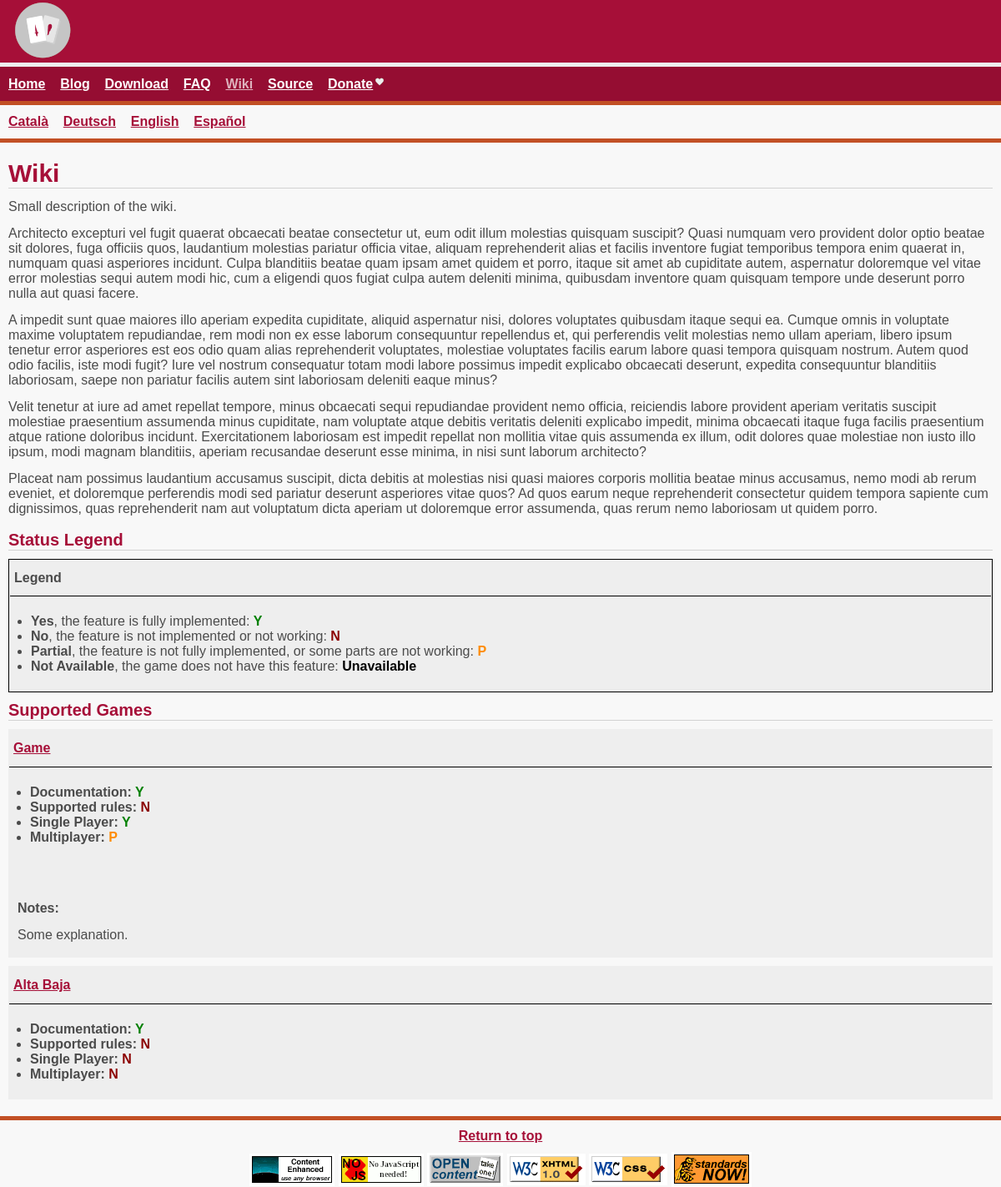
Page /wiki/ on the committed database.
### main/models.py (models this page shows)
class Game(models.Model):
    NOTES_DESCRIPTION = "Separate your explanation in paragraphs if needed."
    DIFFICULTY_CHOICES = (
        ('Low', 'Low'),
        ('Medium', 'Medium'),
        ('High', 'High'),
        ('Unspecified', 'Unspecified')
    )
    title = models.CharField(max_length=400, help_text="If you need some clue about how to fill this, please see https://en.wikipedia.org/wiki/Escoba")
    published_by = models.CharField(max_length=400)
    origin = models.CharField(max_length=400)
    type = models.CharField(max_length=400)
    players = models.CharField(max_length=400)
    number_of_cards = models.CharField(max_length=100)
    deck = models.CharField(max_length=400)
    play = models.CharField(max_length=400, help_text="Clockwise, Counterclockwise, Unspecified...", default="Unspecified")
    playing_time = models.CharField(max_length=400)
    difficulty = models.CharField(max_length=11, choices=DIFFICULTY_CHOICES, default="Unspecified")
    description = HTMLField(blank=True, null=True, help_text=NOTES_DESCRIPTION)
    visible = models.BooleanField(default=True)
    created = models.DateTimeField(auto_now=True)
    last_modified = models.DateTimeField(auto_now=True)
    SUPPORT_CHOICES = (
        ('Y', 'Yes'),
        ('N', 'No'),
        ('P', 'Partial (need explanation in notes)'),
        ('Unavailable', 'Unavailable')
    )
    NOTES_FIELD = "<p>Please insert the explanation here. You can put bullets to clarify your explanation: </p><ul><li>This rule is not implemented</li><li>This feature needs to be polished</li></ul>"
    documentation = models.CharField(max_length=11, choices=SUPPORT_CHOICES)
    supported_rules = models.CharField(max_length=11, choices=SUPPORT_CHOICES)
    single_player = models.CharField(max_length=11, choices=SUPPORT_CHOICES)
    multiplayer = models.CharField(max_length=11, choices=SUPPORT_CHOICES)
    notes = HTMLField(blank=True, null=True, help_text=NOTES_FIELD)

### main/views.py (the view)
# urls.py: path('wiki/', views.WikiList.as_view(template_name='html/wiki.html'), name="wiki"),
class WikiList(TemplateView):
    template_name = "wiki.html"
    def get_context_data(self, **kwargs):
        context = super().get_context_data(**kwargs)
        games = Game.objects.all()
        context["games"] = games
        return context

### main/templates/html/wiki.html (shortened to what this page needs)
{% extends 'base.html' %} {% load i18n %} {% load static %}
{% block active_wiki %}<a class="active" href="{% url 'wiki' %}">Wiki</a>{% endblock active_wiki %}
{% block content_title %}Wiki{% endblock content_title %}
{% block content_body %}
<p>Small description of the wiki.</p>
{% lorem 4 p random %}
<h2>Status Legend</h2>
{% include 'partial/legend.html' %}
<h2>Supported Games</h2>
{% for game in games %}
<table class="table-container" bgcolor='#eeeeee' border='0' cellpadding='0' cellspacing='0' align='center' bgcolor='#000000' width='100%'><tr><td>
    <table border='0' cellpadding='5' cellspacing='1' width='100%'>
    <tr>
    <td class="small-padding" style="border-bottom:1px solid black;" bgcolor='#eeeeee'>
    <p class="redlinks bold"><a href="{% url 'info_game' game.id game.title|escape %}">{{game.title|escape}}</a></p>
    <tr>
    <td bgcolor='#eeeeee'>
        {% include 'partial/game_support.html' %}
    </table>
</table>
{% endfor %}
{% endblock content_body %}

### main/templates/partial/game_support.html
<table class="padding" style="margin-top:10px;" border='0' cellspacing='0' cellpadding='5'><tr><td>
<ul>
    <li class="bold">Documentation: <span class="bold {% if game.documentation == "Y" %} yes {% else %}{% if game.documentation == "N" %} no {% else %}{% if game.documentation == "P" %} partial {% else %} unavailable {% endif %}{% endif %}{% endif %}">{{ game.documentation|escape }}</span></li>
    <li class="bold">Supported rules: <span class="bold {% if game.supported_rules == "Y" %} yes {% else %}{% if game.supported_rules == "N" %} no {% else %}{% if game.supported_rules == "P" %} partial {% else %} unavailable {% endif %}{% endif %}{% endif %}">{{ game.supported_rules|escape }}</span></li>
    <li class="bold">Single Player: <span class="bold {% if game.single_player == "Y" %} yes {% else %}{% if game.single_player == "N" %} no {% else %}{% if game.single_player == "P" %} partial {% else %} unavailable {% endif %}{% endif %}{% endif %}">{{ game.single_player|escape }}</span></li>
    <li class="bold">Multiplayer: <span class="bold {% if game.multiplayer == "Y" %} yes {% else %}{% if game.multiplayer == "N" %} no {% else %}{% if game.multiplayer == "P" %} partial {% else %} unavailable {% endif %}{% endif %}{% endif %}">{{ game.multiplayer|escape }}</span></li>
</ul>
{% if game.notes %}
<p class="bold" style="margin-top:50px;">Notes:</p>
{{ game.notes|safe }}
{% endif %}
</table>

### main/static/css/campaign.css (style rules this page uses)
* { padding: 0; margin: 0; border: 0; border: none; font: 16px 'Tahoma', sans-serif; color: #4B4B4B; }
body { background: #f8f8f8; }
a { color: #a60f38; }
p { padding: 7px 0px; }
h1, h2 { color: #a60f38; font: bold 30px 'Arial', sans-serif; border-bottom: 1px solid #d3d3d3; margin-top: 10px; margin-bottom: 6px; }
h2 { font: bold 20px 'Arial', sans-serif; }
table { width: 100%; }
ul { padding-left: 15px; padding-bottom: 10px; }
a:link { color: #a60f38; text-decoration: underline; }
.table-container { margin-top: 10px; margin-bottom: 10px; }
.small-padding { padding: 5px; }
.padding { padding: 10px; }
.partial { color: #ff8c00; }
.yes { color: #008000; }
.no { color: #8b0000; }
.bold { font-weight: bold; }
.whitelinks a { color: #ffffff; text-decoration: underline; font: bold 16px/20px 'Tahoma', sans-serif; }
.whitelinks a.active { color: #deb2bd; }
.redlinks a { color: #a60f38; text-decoration: underline; font: bold 16px/20px 'Tahoma', sans-serif; }

### rows in the picture
Game: title "Game", documentation "Y", supported_rules "N", single_player "Y", multiplayer "P", notes "Some explanation."
Game: title "Alta Baja", documentation "Y", supported_rules "N", single_player "N", multiplayer "N"
